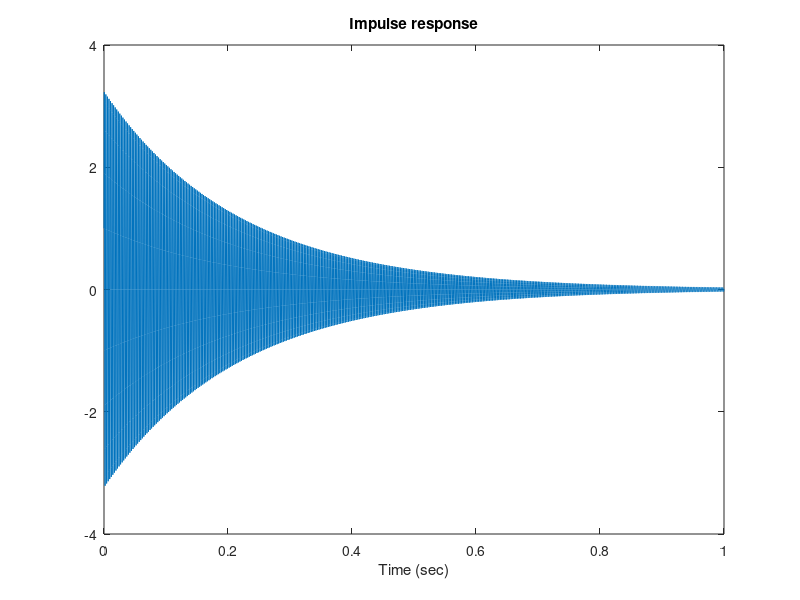

Here is the MATLAB script that generated this plot:
%% makefilter_03.m 
% Filter twice for gradual rise time

%%

clc
clear

%% Difference equation
% y(n) = b0 x(n) - a1 y(n-1) - a2 y(n-2)

Fs = 8000;          % sampling frequency (sample/second)
F1 = 400;           % frequency (cycles/second)
f1 = F1/Fs          % normalized fequenccy (cycles/sample)
om1 = 2*pi * f1;    % normalized fequenccy (radians/sample)

Ta = 0.5;           % duration (seconds) [time till 1% amplitude]
r = 0.1^(1/(Ta*Fs))

a = [1 -2*r*cos(om1) r^2]  % recursive part
b = 1;              % non-recursive part
zplane(b,a);

%% Impulse response
% Note that the amplitude profile has the form E(n) = n r^n.

N = Fs;
n = 0:N;

imp = [1 zeros(1, N)]; %impulse signal
h = filter(b, a, imp); %transfer function

figure(1)
clf
plot(n/Fs, h)
title('Impulse response');
xlabel('Time (sec)')
zoom xon